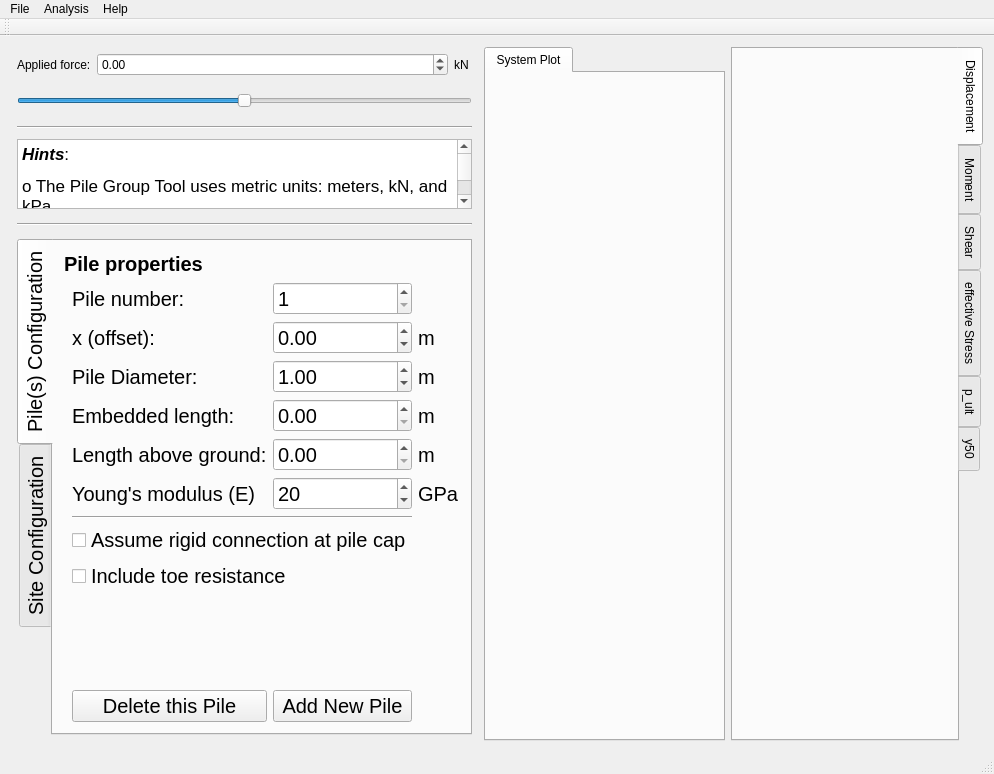
<?xml version="1.0" encoding="UTF-8"?>
<ui version="4.0">
 <class>MainWindow</class>
 <widget class="QMainWindow" name="MainWindow">
  <property name="geometry">
   <rect>
    <x>0</x>
    <y>0</y>
    <width>994</width>
    <height>774</height>
   </rect>
  </property>
  <property name="sizePolicy">
   <sizepolicy hsizetype="MinimumExpanding" vsizetype="Preferred">
    <horstretch>0</horstretch>
    <verstretch>0</verstretch>
   </sizepolicy>
  </property>
  <property name="minimumSize">
   <size>
    <width>900</width>
    <height>600</height>
   </size>
  </property>
  <property name="windowTitle">
   <string>MainWindow</string>
  </property>
  <widget class="QWidget" name="centralWidget">
   <layout class="QHBoxLayout" name="horizontalLayout_3">
    <item>
     <layout class="QVBoxLayout" name="verticalLayout">
      <property name="spacing">
       <number>10</number>
      </property>
      <property name="leftMargin">
       <number>6</number>
      </property>
      <property name="topMargin">
       <number>6</number>
      </property>
      <property name="rightMargin">
       <number>6</number>
      </property>
      <property name="bottomMargin">
       <number>6</number>
      </property>
      <item>
       <layout class="QHBoxLayout" name="horizontalLayout">
        <item>
         <widget class="QLabel" name="forceLabel">
          <property name="text">
           <string>Applied force:</string>
          </property>
         </widget>
        </item>
        <item>
         <widget class="QDoubleSpinBox" name="appliedForce">
          <property name="sizePolicy">
           <sizepolicy hsizetype="Minimum" vsizetype="Fixed">
            <horstretch>2</horstretch>
            <verstretch>0</verstretch>
           </sizepolicy>
          </property>
          <property name="minimum">
           <double>-10000.000000000000000</double>
          </property>
          <property name="maximum">
           <double>10000.000000000000000</double>
          </property>
          <property name="singleStep">
           <double>100.000000000000000</double>
          </property>
          <property name="value">
           <double>0.000000000000000</double>
          </property>
         </widget>
        </item>
        <item>
         <widget class="QLabel" name="label_8">
          <property name="text">
           <string>kN </string>
          </property>
         </widget>
        </item>
       </layout>
      </item>
      <item>
       <widget class="QSlider" name="displacementSlider">
        <property name="sizePolicy">
         <sizepolicy hsizetype="Expanding" vsizetype="Preferred">
          <horstretch>0</horstretch>
          <verstretch>0</verstretch>
         </sizepolicy>
        </property>
        <property name="minimumSize">
         <size>
          <width>0</width>
          <height>30</height>
         </size>
        </property>
        <property name="minimum">
         <number>-100</number>
        </property>
        <property name="maximum">
         <number>100</number>
        </property>
        <property name="orientation">
         <enum>Qt::Horizontal</enum>
        </property>
        <property name="tickPosition">
         <enum>QSlider::NoTicks</enum>
        </property>
       </widget>
      </item>
      <item>
       <widget class="Line" name="line_3">
        <property name="orientation">
         <enum>Qt::Horizontal</enum>
        </property>
       </widget>
      </item>
      <item>
       <widget class="QTextBrowser" name="textBrowser">
        <property name="sizePolicy">
         <sizepolicy hsizetype="Expanding" vsizetype="Preferred">
          <horstretch>0</horstretch>
          <verstretch>3</verstretch>
         </sizepolicy>
        </property>
        <property name="html">
         <string>&lt;!DOCTYPE HTML PUBLIC &quot;-//W3C//DTD HTML 4.0//EN&quot; &quot;http://www.w3.org/TR/REC-html40/strict.dtd&quot;&gt;
&lt;html&gt;&lt;head&gt;&lt;meta name=&quot;qrichtext&quot; content=&quot;1&quot; /&gt;&lt;style type=&quot;text/css&quot;&gt;
p, li { white-space: pre-wrap; }
&lt;/style&gt;&lt;/head&gt;&lt;body style=&quot; font-family:'MS Shell Dlg 2'; font-size:7.875pt; font-weight:400; font-style:normal;&quot;&gt;
&lt;p style=&quot; margin-top:12px; margin-bottom:12px; margin-left:0px; margin-right:0px; -qt-block-indent:0; text-indent:0px;&quot;&gt;&lt;span style=&quot; font-family:'.SF NS Text'; font-size:13pt; font-weight:600; font-style:italic;&quot;&gt;Hints&lt;/span&gt;&lt;span style=&quot; font-family:'.SF NS Text'; font-size:13pt;&quot;&gt;:&lt;/span&gt;&lt;/p&gt;
&lt;p style=&quot; margin-top:12px; margin-bottom:12px; margin-left:0px; margin-right:0px; -qt-block-indent:0; text-indent:0px;&quot;&gt;&lt;span style=&quot; font-family:'.SF NS Text'; font-size:13pt;&quot;&gt;o The Pile Group Tool uses metric units: meters, kN, and kPa.&lt;/span&gt;&lt;/p&gt;
&lt;p style=&quot; margin-top:12px; margin-bottom:12px; margin-left:0px; margin-right:0px; -qt-block-indent:0; text-indent:0px;&quot;&gt;&lt;span style=&quot; font-family:'.SF NS Text'; font-size:13pt;&quot;&gt;o Select piles or soil layers to display and/or change by clicking on the pile inside the &lt;/span&gt;&lt;span style=&quot; font-family:'.SF NS Text'; font-size:13pt; font-weight:600; color:#0080ff;&quot;&gt;System Plot&lt;/span&gt;&lt;span style=&quot; font-family:'.SF NS Text'; font-size:13pt;&quot;&gt;.&lt;/span&gt;&lt;/p&gt;
&lt;p style=&quot; margin-top:12px; margin-bottom:12px; margin-left:0px; margin-right:0px; -qt-block-indent:0; text-indent:0px;&quot;&gt;&lt;span style=&quot; font-family:'.SF NS Text'; font-size:13pt;&quot;&gt;o go to &lt;/span&gt;&lt;span style=&quot; font-family:'.SF NS Text'; font-size:13pt; font-weight:600; color:#0080ff;&quot;&gt;Preferences&lt;/span&gt;&lt;span style=&quot; font-family:'.SF NS Text'; font-size:13pt;&quot;&gt; to select which result plots are shown.&lt;/span&gt;&lt;/p&gt;&lt;/body&gt;&lt;/html&gt;</string>
        </property>
       </widget>
      </item>
      <item>
       <widget class="Line" name="line_2">
        <property name="minimumSize">
         <size>
          <width>0</width>
          <height>10</height>
         </size>
        </property>
        <property name="orientation">
         <enum>Qt::Horizontal</enum>
        </property>
       </widget>
      </item>
      <item>
       <layout class="QHBoxLayout" name="horizontalLayout_2"/>
      </item>
      <item>
       <widget class="QTabWidget" name="properties">
        <property name="sizePolicy">
         <sizepolicy hsizetype="MinimumExpanding" vsizetype="Expanding">
          <horstretch>1</horstretch>
          <verstretch>0</verstretch>
         </sizepolicy>
        </property>
        <property name="minimumSize">
         <size>
          <width>300</width>
          <height>0</height>
         </size>
        </property>
        <property name="font">
         <font>
          <pointsize>15</pointsize>
         </font>
        </property>
        <property name="tabPosition">
         <enum>QTabWidget::West</enum>
        </property>
        <property name="currentIndex">
         <number>0</number>
        </property>
        <property name="usesScrollButtons">
         <bool>false</bool>
        </property>
        <widget class="QWidget" name="pileProperties">
         <attribute name="title">
          <string>Pile(s) Configuration</string>
         </attribute>
         <layout class="QGridLayout" name="gridLayout">
          <item row="4" column="3">
           <widget class="QLabel" name="label_4">
            <property name="text">
             <string>m</string>
            </property>
           </widget>
          </item>
          <item row="3" column="3">
           <widget class="QLabel" name="label_3">
            <property name="text">
             <string>m</string>
            </property>
           </widget>
          </item>
          <item row="5" column="3">
           <widget class="QLabel" name="label_5">
            <property name="text">
             <string>m</string>
            </property>
           </widget>
          </item>
          <item row="6" column="3">
           <widget class="QLabel" name="label_6">
            <property name="text">
             <string>m</string>
            </property>
           </widget>
          </item>
          <item row="8" column="1" colspan="2">
           <widget class="Line" name="line">
            <property name="orientation">
             <enum>Qt::Horizontal</enum>
            </property>
           </widget>
          </item>
          <item row="7" column="3">
           <widget class="QLabel" name="label_7">
            <property name="text">
             <string>GPa</string>
            </property>
           </widget>
          </item>
          <item row="2" column="1">
           <widget class="QLabel" name="label">
            <property name="text">
             <string>Pile number:</string>
            </property>
           </widget>
          </item>
          <item row="12" column="2">
           <widget class="QPushButton" name="btn_newPile">
            <property name="text">
             <string>Add New Pile</string>
            </property>
           </widget>
          </item>
          <item row="2" column="2">
           <widget class="QSpinBox" name="pileIndex">
            <property name="minimum">
             <number>1</number>
            </property>
            <property name="maximum">
             <number>5</number>
            </property>
           </widget>
          </item>
          <item row="5" column="2">
           <widget class="QDoubleSpinBox" name="embeddedLength"/>
          </item>
          <item row="12" column="1">
           <widget class="QPushButton" name="btn_deletePile">
            <property name="text">
             <string>Delete this Pile</string>
            </property>
           </widget>
          </item>
          <item row="1" column="0" colspan="3">
           <widget class="QLabel" name="pilePropertyLabel">
            <property name="maximumSize">
             <size>
              <width>16777215</width>
              <height>25</height>
             </size>
            </property>
            <property name="font">
             <font>
              <weight>75</weight>
              <bold>true</bold>
             </font>
            </property>
            <property name="text">
             <string>Pile properties</string>
            </property>
           </widget>
          </item>
          <item row="4" column="1">
           <widget class="QLabel" name="diameterLabel">
            <property name="text">
             <string>Pile Diameter:</string>
            </property>
           </widget>
          </item>
          <item row="3" column="2">
           <widget class="QDoubleSpinBox" name="xOffset">
            <property name="minimum">
             <double>-99.989999999999995</double>
            </property>
           </widget>
          </item>
          <item row="6" column="2">
           <widget class="QDoubleSpinBox" name="freeLength"/>
          </item>
          <item row="3" column="1">
           <widget class="QLabel" name="label_2">
            <property name="text">
             <string>x (offset):</string>
            </property>
           </widget>
          </item>
          <item row="6" column="1">
           <widget class="QLabel" name="freeLengthLabel">
            <property name="text">
             <string>Length above ground:</string>
            </property>
           </widget>
          </item>
          <item row="5" column="1">
           <widget class="QLabel" name="lengthLabel">
            <property name="text">
             <string>Embedded length:</string>
            </property>
           </widget>
          </item>
          <item row="7" column="1">
           <widget class="QLabel" name="emodulusLabel">
            <property name="text">
             <string>Young's modulus (E)</string>
            </property>
           </widget>
          </item>
          <item row="11" column="1">
           <spacer name="verticalSpacer">
            <property name="orientation">
             <enum>Qt::Vertical</enum>
            </property>
            <property name="sizeHint" stdset="0">
             <size>
              <width>20</width>
              <height>40</height>
             </size>
            </property>
           </spacer>
          </item>
          <item row="9" column="1" colspan="2">
           <widget class="QCheckBox" name="chkBox_assume_rigid_cap">
            <property name="sizePolicy">
             <sizepolicy hsizetype="Minimum" vsizetype="Preferred">
              <horstretch>0</horstretch>
              <verstretch>0</verstretch>
             </sizepolicy>
            </property>
            <property name="minimumSize">
             <size>
              <width>0</width>
              <height>30</height>
             </size>
            </property>
            <property name="text">
             <string>Assume rigid connection at pile cap</string>
            </property>
           </widget>
          </item>
          <item row="7" column="2">
           <widget class="QDoubleSpinBox" name="Emodulus">
            <property name="decimals">
             <number>0</number>
            </property>
            <property name="minimum">
             <double>1.000000000000000</double>
            </property>
            <property name="maximum">
             <double>1000.000000000000000</double>
            </property>
            <property name="singleStep">
             <double>1.000000000000000</double>
            </property>
            <property name="value">
             <double>20.000000000000000</double>
            </property>
           </widget>
          </item>
          <item row="4" column="2">
           <widget class="QDoubleSpinBox" name="pileDiameter">
            <property name="minimum">
             <double>0.050000000000000</double>
            </property>
            <property name="singleStep">
             <double>0.050000000000000</double>
            </property>
            <property name="value">
             <double>1.000000000000000</double>
            </property>
           </widget>
          </item>
          <item row="10" column="1" colspan="2">
           <widget class="QCheckBox" name="chkBox_include_toe_resistance">
            <property name="sizePolicy">
             <sizepolicy hsizetype="Minimum" vsizetype="Preferred">
              <horstretch>0</horstretch>
              <verstretch>0</verstretch>
             </sizepolicy>
            </property>
            <property name="minimumSize">
             <size>
              <width>0</width>
              <height>30</height>
             </size>
            </property>
            <property name="text">
             <string>Include toe resistance</string>
            </property>
           </widget>
          </item>
         </layout>
         <zorder>lengthLabel</zorder>
         <zorder>freeLengthLabel</zorder>
         <zorder>embeddedLength</zorder>
         <zorder>freeLength</zorder>
         <zorder>pilePropertyLabel</zorder>
         <zorder>diameterLabel</zorder>
         <zorder>pileDiameter</zorder>
         <zorder>emodulusLabel</zorder>
         <zorder>Emodulus</zorder>
         <zorder>chkBox_include_toe_resistance</zorder>
         <zorder>chkBox_assume_rigid_cap</zorder>
         <zorder>pileIndex</zorder>
         <zorder>label</zorder>
         <zorder>btn_newPile</zorder>
         <zorder>btn_deletePile</zorder>
         <zorder>label_2</zorder>
         <zorder>xOffset</zorder>
         <zorder>verticalSpacer</zorder>
         <zorder>line</zorder>
         <zorder>label_3</zorder>
         <zorder>label_4</zorder>
         <zorder>label_5</zorder>
         <zorder>label_6</zorder>
         <zorder>label_7</zorder>
        </widget>
        <widget class="QWidget" name="soilProperties">
         <property name="sizePolicy">
          <sizepolicy hsizetype="Preferred" vsizetype="Preferred">
           <horstretch>1</horstretch>
           <verstretch>0</verstretch>
          </sizepolicy>
         </property>
         <attribute name="title">
          <string>Site Configuration</string>
         </attribute>
         <layout class="QVBoxLayout" name="verticalLayout_2">
          <item>
           <widget class="QLabel" name="label_GWT">
            <property name="minimumSize">
             <size>
              <width>0</width>
              <height>20</height>
             </size>
            </property>
            <property name="maximumSize">
             <size>
              <width>16777215</width>
              <height>30</height>
             </size>
            </property>
            <property name="font">
             <font>
              <weight>75</weight>
              <bold>true</bold>
             </font>
            </property>
            <property name="text">
             <string>Ground water table</string>
            </property>
           </widget>
          </item>
          <item>
           <layout class="QHBoxLayout" name="horizontalLayout_4">
            <item>
             <widget class="QLabel" name="label_depth">
              <property name="text">
               <string>Depth below surface:</string>
              </property>
              <property name="alignment">
               <set>Qt::AlignRight|Qt::AlignTrailing|Qt::AlignVCenter</set>
              </property>
             </widget>
            </item>
            <item>
             <widget class="QDoubleSpinBox" name="groundWaterTable"/>
            </item>
            <item>
             <widget class="QLabel" name="label_9">
              <property name="text">
               <string>m</string>
              </property>
             </widget>
            </item>
           </layout>
          </item>
          <item>
           <widget class="QLabel" name="label_Layers">
            <property name="minimumSize">
             <size>
              <width>0</width>
              <height>20</height>
             </size>
            </property>
            <property name="maximumSize">
             <size>
              <width>16777215</width>
              <height>30</height>
             </size>
            </property>
            <property name="font">
             <font>
              <weight>75</weight>
              <bold>true</bold>
             </font>
            </property>
            <property name="text">
             <string>Soil Layers</string>
            </property>
           </widget>
          </item>
          <item>
           <widget class="QGroupBox" name="layerSelection">
            <property name="title">
             <string>changing properties for layer </string>
            </property>
            <layout class="QGridLayout" name="gridLayout_9">
             <item row="0" column="2">
              <widget class="QCheckBox" name="chkBox_layer3">
               <property name="text">
                <string>#3</string>
               </property>
               <property name="autoExclusive">
                <bool>true</bool>
               </property>
              </widget>
             </item>
             <item row="0" column="0">
              <widget class="QCheckBox" name="chkBox_layer1">
               <property name="text">
                <string>#1</string>
               </property>
               <property name="autoExclusive">
                <bool>true</bool>
               </property>
              </widget>
             </item>
             <item row="0" column="1">
              <widget class="QCheckBox" name="chkBox_layer2">
               <property name="text">
                <string>#2</string>
               </property>
               <property name="autoExclusive">
                <bool>true</bool>
               </property>
              </widget>
             </item>
            </layout>
           </widget>
          </item>
          <item>
           <widget class="QGroupBox" name="groupBox_2">
            <property name="title">
             <string>layer properties</string>
            </property>
            <layout class="QGridLayout" name="gridLayout_10" columnstretch="3,1,0">
             <property name="leftMargin">
              <number>6</number>
             </property>
             <property name="rightMargin">
              <number>6</number>
             </property>
             <property name="horizontalSpacing">
              <number>12</number>
             </property>
             <item row="2" column="0">
              <widget class="QLabel" name="label_11">
               <property name="sizePolicy">
                <sizepolicy hsizetype="Preferred" vsizetype="Preferred">
                 <horstretch>0</horstretch>
                 <verstretch>0</verstretch>
                </sizepolicy>
               </property>
               <property name="text">
                <string>saturated weight</string>
               </property>
              </widget>
             </item>
             <item row="1" column="0">
              <widget class="QLabel" name="label_10">
               <property name="text">
                <string>dry unit weight</string>
               </property>
              </widget>
             </item>
             <item row="5" column="2">
              <widget class="QLabel" name="label_19">
               <property name="text">
                <string>MPa</string>
               </property>
              </widget>
             </item>
             <item row="4" column="1">
              <widget class="QDoubleSpinBox" name="layerFrictionAngle"/>
             </item>
             <item row="5" column="0">
              <widget class="QLabel" name="label_14">
               <property name="text">
                <string>Shear modulus</string>
               </property>
              </widget>
             </item>
             <item row="1" column="1">
              <widget class="QDoubleSpinBox" name="layerDryWeight"/>
             </item>
             <item row="4" column="2">
              <widget class="QLabel" name="label_18">
               <property name="text">
                <string>deg</string>
               </property>
              </widget>
             </item>
             <item row="4" column="0">
              <widget class="QLabel" name="label_13">
               <property name="text">
                <string>friction angle</string>
               </property>
              </widget>
             </item>
             <item row="2" column="1">
              <widget class="QDoubleSpinBox" name="layerSaturatedWeight"/>
             </item>
             <item row="2" column="2">
              <widget class="QLabel" name="label_16">
               <property name="text">
                <string>kN/m3</string>
               </property>
              </widget>
             </item>
             <item row="1" column="2">
              <widget class="QLabel" name="label_15">
               <property name="text">
                <string>kN/m3</string>
               </property>
              </widget>
             </item>
             <item row="5" column="1">
              <widget class="QDoubleSpinBox" name="layerShearModulus"/>
             </item>
             <item row="0" column="0">
              <widget class="QLabel" name="label_12">
               <property name="text">
                <string>thickness</string>
               </property>
              </widget>
             </item>
             <item row="0" column="1">
              <widget class="QDoubleSpinBox" name="layerThickness"/>
             </item>
             <item row="0" column="2">
              <widget class="QLabel" name="label_17">
               <property name="text">
                <string>m</string>
               </property>
              </widget>
             </item>
            </layout>
           </widget>
          </item>
          <item>
           <widget class="QTableWidget" name="matTable">
            <property name="enabled">
             <bool>true</bool>
            </property>
            <property name="sizePolicy">
             <sizepolicy hsizetype="Preferred" vsizetype="Preferred">
              <horstretch>1</horstretch>
              <verstretch>4</verstretch>
             </sizepolicy>
            </property>
           </widget>
          </item>
          <item>
           <spacer name="verticalSpacer_2">
            <property name="orientation">
             <enum>Qt::Vertical</enum>
            </property>
            <property name="sizeHint" stdset="0">
             <size>
              <width>20</width>
              <height>40</height>
             </size>
            </property>
           </spacer>
          </item>
         </layout>
        </widget>
       </widget>
      </item>
     </layout>
    </item>
    <item>
     <widget class="QTabWidget" name="tabWidget_system">
      <property name="sizePolicy">
       <sizepolicy hsizetype="Expanding" vsizetype="Expanding">
        <horstretch>3</horstretch>
        <verstretch>0</verstretch>
       </sizepolicy>
      </property>
      <property name="minimumSize">
       <size>
        <width>0</width>
        <height>0</height>
       </size>
      </property>
      <property name="currentIndex">
       <number>0</number>
      </property>
      <widget class="QWidget" name="tab">
       <attribute name="title">
        <string>System Plot</string>
       </attribute>
       <layout class="QGridLayout" name="gridLayout_2">
        <item row="0" column="0">
         <widget class="QCustomPlot" name="systemPlot" native="true">
          <property name="sizePolicy">
           <sizepolicy hsizetype="MinimumExpanding" vsizetype="Preferred">
            <horstretch>3</horstretch>
            <verstretch>0</verstretch>
           </sizepolicy>
          </property>
          <property name="minimumSize">
           <size>
            <width>200</width>
            <height>0</height>
           </size>
          </property>
         </widget>
        </item>
       </layout>
      </widget>
     </widget>
    </item>
    <item>
     <widget class="QTabWidget" name="tabWidget">
      <property name="sizePolicy">
       <sizepolicy hsizetype="Expanding" vsizetype="Expanding">
        <horstretch>3</horstretch>
        <verstretch>1</verstretch>
       </sizepolicy>
      </property>
      <property name="minimumSize">
       <size>
        <width>0</width>
        <height>0</height>
       </size>
      </property>
      <property name="tabPosition">
       <enum>QTabWidget::East</enum>
      </property>
      <property name="currentIndex">
       <number>0</number>
      </property>
      <widget class="QWidget" name="displacement">
       <attribute name="title">
        <string>Displacement</string>
       </attribute>
       <layout class="QGridLayout" name="gridLayout_3">
        <item row="0" column="0">
         <widget class="QCustomPlot" name="displPlot" native="true">
          <property name="sizePolicy">
           <sizepolicy hsizetype="MinimumExpanding" vsizetype="Preferred">
            <horstretch>3</horstretch>
            <verstretch>0</verstretch>
           </sizepolicy>
          </property>
          <property name="minimumSize">
           <size>
            <width>200</width>
            <height>0</height>
           </size>
          </property>
         </widget>
        </item>
       </layout>
      </widget>
      <widget class="QWidget" name="moment">
       <attribute name="title">
        <string>Moment</string>
       </attribute>
       <layout class="QGridLayout" name="gridLayout_5">
        <item row="0" column="0">
         <widget class="QCustomPlot" name="momentPlot" native="true"/>
        </item>
       </layout>
      </widget>
      <widget class="QWidget" name="shear">
       <attribute name="title">
        <string>Shear</string>
       </attribute>
       <layout class="QGridLayout" name="gridLayout_4">
        <item row="0" column="0">
         <widget class="QCustomPlot" name="shearPlot" native="true"/>
        </item>
       </layout>
      </widget>
      <widget class="QWidget" name="stress">
       <attribute name="title">
        <string>effective Stress</string>
       </attribute>
       <layout class="QGridLayout" name="gridLayout_6">
        <item row="0" column="0">
         <widget class="QCustomPlot" name="stressPlot" native="true"/>
        </item>
       </layout>
      </widget>
      <widget class="QWidget" name="pult">
       <attribute name="title">
        <string>p_ult</string>
       </attribute>
       <layout class="QGridLayout" name="gridLayout_7">
        <item row="0" column="0">
         <widget class="QCustomPlot" name="pultPlot" native="true"/>
        </item>
       </layout>
      </widget>
      <widget class="QWidget" name="y50">
       <attribute name="title">
        <string>y50</string>
       </attribute>
       <layout class="QGridLayout" name="gridLayout_8">
        <item row="0" column="0">
         <widget class="QCustomPlot" name="y50Plot" native="true"/>
        </item>
       </layout>
      </widget>
     </widget>
    </item>
   </layout>
  </widget>
  <widget class="QMenuBar" name="menuBar">
   <property name="geometry">
    <rect>
     <x>0</x>
     <y>0</y>
     <width>994</width>
     <height>21</height>
    </rect>
   </property>
   <widget class="QMenu" name="menuOpenSeesPile">
    <property name="title">
     <string>File</string>
    </property>
    <addaction name="actionNew"/>
    <addaction name="action_Open"/>
    <addaction name="actionSave"/>
    <addaction name="actionExport_to_OpenSees"/>
    <addaction name="actionExit"/>
   </widget>
   <widget class="QMenu" name="menuAnalysis">
    <property name="title">
     <string>Analysis</string>
    </property>
    <addaction name="actionReset"/>
    <addaction name="actionFEA_parameters"/>
   </widget>
   <widget class="QMenu" name="menuHelp">
    <property name="title">
     <string>Help</string>
    </property>
    <addaction name="action_About"/>
    <addaction name="actionLicense_Information"/>
    <addaction name="actionPreferences"/>
   </widget>
   <addaction name="menuOpenSeesPile"/>
   <addaction name="menuAnalysis"/>
   <addaction name="menuHelp"/>
  </widget>
  <widget class="QToolBar" name="mainToolBar">
   <property name="sizePolicy">
    <sizepolicy hsizetype="MinimumExpanding" vsizetype="Fixed">
     <horstretch>0</horstretch>
     <verstretch>0</verstretch>
    </sizepolicy>
   </property>
   <property name="minimumSize">
    <size>
     <width>800</width>
     <height>0</height>
    </size>
   </property>
   <attribute name="toolBarArea">
    <enum>TopToolBarArea</enum>
   </attribute>
   <attribute name="toolBarBreak">
    <bool>false</bool>
   </attribute>
  </widget>
  <widget class="QStatusBar" name="statusBar"/>
  <action name="actionSave">
   <property name="text">
    <string>Save</string>
   </property>
  </action>
  <action name="actionNew">
   <property name="text">
    <string>New</string>
   </property>
  </action>
  <action name="actionExit">
   <property name="text">
    <string>Exit</string>
   </property>
  </action>
  <action name="actionReset">
   <property name="text">
    <string>&amp;Reset</string>
   </property>
  </action>
  <action name="actionFEA_parameters">
   <property name="text">
    <string>FEA &amp;Parameters</string>
   </property>
  </action>
  <action name="action_Open">
   <property name="text">
    <string>&amp;Open</string>
   </property>
  </action>
  <action name="actionExport_to_OpenSees">
   <property name="text">
    <string>Export to OpenSees</string>
   </property>
  </action>
  <action name="actionLicense_Information">
   <property name="text">
    <string>License Information</string>
   </property>
  </action>
  <action name="actionPreferences">
   <property name="text">
    <string>&amp;Preferences</string>
   </property>
  </action>
  <action name="action_About">
   <property name="text">
    <string>&amp;About</string>
   </property>
  </action>
 </widget>
 <layoutdefault spacing="6" margin="11"/>
 <customwidgets>
  <customwidget>
   <class>QCustomPlot</class>
   <extends>QWidget</extends>
   <header>qcustomplot.h</header>
   <container>1</container>
  </customwidget>
 </customwidgets>
 <resources/>
 <connections/>
</ui>
